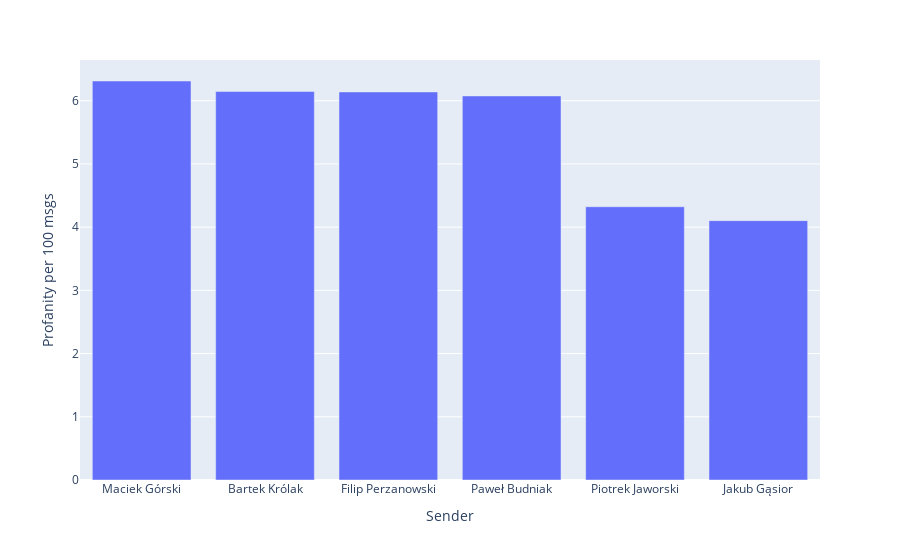

Notebook code for this chart:
### Markdown cell above
## How often has every (polish) swear word been used?

### Code cell
pcoeffs = stats.get_profanity_coefficients(word_counts, msg_stats_dict, ignore_kurwas = False)

pcoeffs = {k:v * 100 for k,v  in sorted(pcoeffs.items(), key = lambda item: item[1], reverse = True)}
df = pd.DataFrame(pcoeffs.items(), columns = ['Sender', 'Profanity per 100 msgs'])
fig = px.bar(df, y = 'Profanity per 100 msgs', x = 'Sender')
fig.show()
df

### Figure 1 — Plotly figure (JSON) as saved in the notebook; plotly's stock layout.template omitted (floating-point values rounded to 4 significant figures)
{"data": [{"alignmentgroup": "True", "hovertemplate": "Sender=%{x}<br>Profanity per 100 msgs=%{y}<extra></extra>", "legendgroup": "", "marker": {"color": "#636efa"}, "name": "", "offsetgroup": "", "orientation": "v", "showlegend": false, "textposition": "auto", "type": "bar", "x": ["Maciek Górski", "Bartek Królak", "Filip Perzanowski", "Paweł Budniak", "Piotrek Jaworski", "Jakub Gąsior"], "xaxis": "x", "y": [6.313, 6.146, 6.139, 6.076, 4.323, 4.103], "yaxis": "y"}], "layout": {"barmode": "relative", "legend": {"tracegroupgap": 0}, "margin": {"t": 60}, "xaxis": {"anchor": "y", "domain": [0, 1], "title": {"text": "Sender"}}, "yaxis": {"anchor": "x", "domain": [0, 1], "title": {"text": "Profanity per 100 msgs"}}}}
